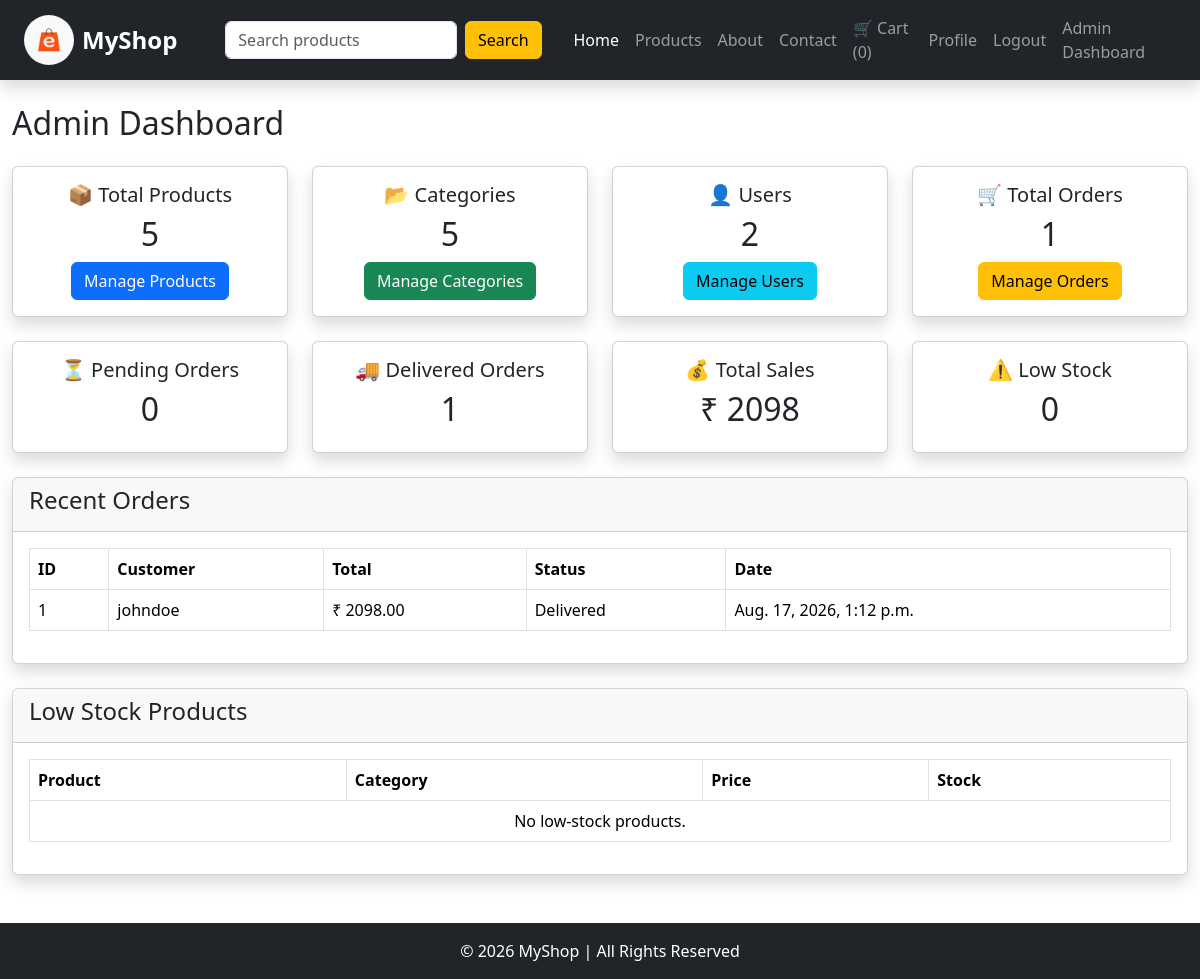
/admin-dashboard/ (signed in), run on the app's committed database.
### storeapp/models.py (models this page shows, shortened)
class Order(models.Model):
    STATUS = (
        ('Pending', 'Pending'),
        ('Confirmed', 'Confirmed'),
        ('Shipped', 'Shipped'),
        ('Delivered', 'Delivered'),
        ('Cancelled', 'Cancelled'),
    )
    customer = models.ForeignKey(
        Customer,
        on_delete=models.CASCADE
    )
    total_amount = models.DecimalField(
        max_digits=10,
        decimal_places=2,
        default=0
    )
    status = models.CharField(
        max_length=20,
        choices=STATUS,
        default='Pending'
    )
    created_at = models.DateTimeField(
        auto_now_add=True
    )

class Customer(models.Model):
    user = models.OneToOneField(
        User,
        on_delete=models.CASCADE
    )
    phone = models.CharField(max_length=15)
    address = models.TextField()
    city = models.CharField(max_length=100)
    state = models.CharField(max_length=100)
    pincode = models.CharField(max_length=10)

### storeapp/views.py (the view)
# urls.py: path('admin-dashboard/', views.admin_dashboard, name='admin_dashboard'),
@staff_member_required
def admin_dashboard(request):
    total_products = Product.objects.count()
    total_categories = Category.objects.count()
    total_users = User.objects.count()
    total_orders = Order.objects.count()
    pending_orders = Order.objects.filter(
        status="Pending"
    ).count()
    delivered_orders = Order.objects.filter(
        status="Delivered"
    ).count()
    low_stock_products = Product.objects.filter(
        stock__lte=5
    )
    low_stock_count = low_stock_products.count()
    recent_orders = Order.objects.order_by(
        "-created_at"
    )[:5]
    total_sales = Order.objects.filter(
        status="Delivered"
    ).aggregate(
        total=Sum("total_amount")
    )["total"] or 0
    context = {
        "total_products": total_products,
        "total_categories": total_categories,
        "total_users": total_users,
        "total_orders": total_orders,
        "pending_orders": pending_orders,
        "delivered_orders": delivered_orders,
        "low_stock_products": low_stock_products,
        "low_stock_count": low_stock_count,
        "recent_orders": recent_orders,
        "total_sales": total_sales,
    }
    return render(
        request,
        "admin_dashboard.html",
        context
    )

### storeapp/context_processors.py (called while the page is built)
def cart_count(request):
    cart = request.session.get('cart', {})
    count = sum(cart.values())
    return {
        'cart_count': count
    }

### storeapp/templates/admin_dashboard.html (shortened to what this page needs)
{% extends 'base.html' %}
{% block content %}
<div class="container-fluid mt-4">
    <h2 class="mb-4">
        Admin Dashboard
    </h2>
    <div class="row">
        <div class="col-md-3 mb-4">
            <div class="card text-center shadow">
                <div class="card-body">
                    <h5>
                        📦 Total Products
                    </h5>
                    <h2>
                        {{ total_products }}
                    </h2>
                    <a
                        href="{% url 'product_list' %}"
                        class="btn btn-primary"
                    >
                        Manage Products
                    </a>
                </div>
            </div>
        </div>
        <div class="col-md-3 mb-4">
            <div class="card text-center shadow">
                <div class="card-body">
                    <h5>
                        📂 Categories
                    </h5>
                    <h2>
                        {{ total_categories }}
                    </h2>
                    <a
                        href="/admin/storeapp/category/"
                        class="btn btn-success"
                    >
                        Manage Categories
                    </a>
                </div>
            </div>
        </div>
        <div class="col-md-3 mb-4">
            <div class="card text-center shadow">
                <div class="card-body">
                    <h5>
                        👤 Users
                    </h5>
                    <h2>
                        {{ total_users }}
                    </h2>
                    <a
                        href="/admin/auth/user/"
                        class="btn btn-info"
                    >
                        Manage Users
                    </a>
                </div>
            </div>
        </div>
        <div class="col-md-3 mb-4">
            <div class="card text-center shadow">
                <div class="card-body">
                    <h5>
                        🛒 Total Orders
                    </h5>
                    <h2>
                        {{ total_orders }}
                    </h2>
                    <a
                        href="/admin/storeapp/order/"
                        class="btn btn-warning"
                    >
                        Manage Orders
                    </a>
                </div>
            </div>
        </div>
    </div>
    <div class="row">
        <div class="col-md-3 mb-4">
            <div class="card text-center shadow">
                <div class="card-body">
                    <h5>
                        ⏳ Pending Orders
                    </h5>
                    <h2>
                        {{ pending_orders }}
                    </h2>
                </div>
            </div>
        </div>
        <div class="col-md-3 mb-4">
            <div class="card text-center shadow">
                <div class="card-body">
                    <h5>
                        🚚 Delivered Orders
                    </h5>
                    <h2>
                        {{ delivered_orders }}
                    </h2>
                </div>
            </div>
        </div>
        <div class="col-md-3 mb-4">
            <div class="card text-center shadow">
                <div class="card-body">
                    <h5>
                        💰 Total Sales
                    </h5>
                    <h2>
                        ₹ {{ total_sales }}
                    </h2>
                </div>
            </div>
        </div>
        <div class="col-md-3 mb-4">
            <div class="card text-center shadow">
                <div class="card-body">
                    <h5>
                        ⚠️ Low Stock
                    </h5>
                    <h2>
                        {{ low_stock_count }}
                    </h2>
                </div>
            </div>
        </div>
    </div>
    <div class="card shadow mb-4">
        <div class="card-header">
            <h4>
                Recent Orders
            </h4>
        </div>
        <div class="card-body">
            <table class="table table-bordered">
                <thead>
                    <tr>
                        <th>ID</th>
                        <th>Customer</th>
                        <th>Total</th>
                        <th>Status</th>
                        <th>Date</th>
                    </tr>
                </thead>
                <tbody>
                    {% for order in recent_orders %}
                    <tr>
                        <td>
                            {{ order.id }}
                        </td>
                        <td>
                            {{ order.customer.user.username }}
                        </td>
                        <td>
                            ₹ {{ order.total_amount }}
                        </td>
                        <td>
                            {{ order.status }}
                        </td>
                        <td>
                            {{ order.created_at }}
                        </td>
                    </tr>
                    {% endfor %}
                </tbody>
            </table>
        </div>
    </div>
    <div class="card shadow mb-4">
        <div class="card-header">
            <h4>
                Low Stock Products
            </h4>
        </div>
        <div class="card-body">
            <table class="table table-bordered">
                <thead>
                    <tr>
                        <th>Product</th>
                        <th>Category</th>
                        <th>Price</th>
                        <th>Stock</th>
                    </tr>
                </thead>
                <tbody>
                    {% for product in low_stock_products %}
                    <tr>
                        <td>
                            {{ product.name }}
                        </td>
                        <td>
                            {{ product.category }}
                        </td>
                        <td>
                            ₹ {{ product.price }}
                        </td>
                        <td>
                            <span class="badge bg-danger">
                                {{ product.stock }}
                            </span>
                        </td>
                    </tr>
                    {% empty %}
                    <tr>
                        <td colspan="4"
                            class="text-center">
                            No low-stock products.
                        </td>
                    </tr>
                    {% endfor %}
                </tbody>
            </table>
        </div>
    </div>
</div>
{% endblock %}

### storeapp/static/css/style.css (style rules this page uses)
.card { transition:.3s; }

### data on the page
Order: id "1", customer.user.username "johndoe", total_amount "2098.00", status "Delivered", created_at "Aug. 17, 2026, 1:12 p.m."

### other printed values
{{ cart_count }} "0"
{{ total_products }} "5"
{{ total_categories }} "5"
{{ total_users }} "2"
{{ total_orders }} "1"
{{ pending_orders }} "0"
{{ delivered_orders }} "1"
{{ total_sales }} "2098"
{{ low_stock_count }} "0"
